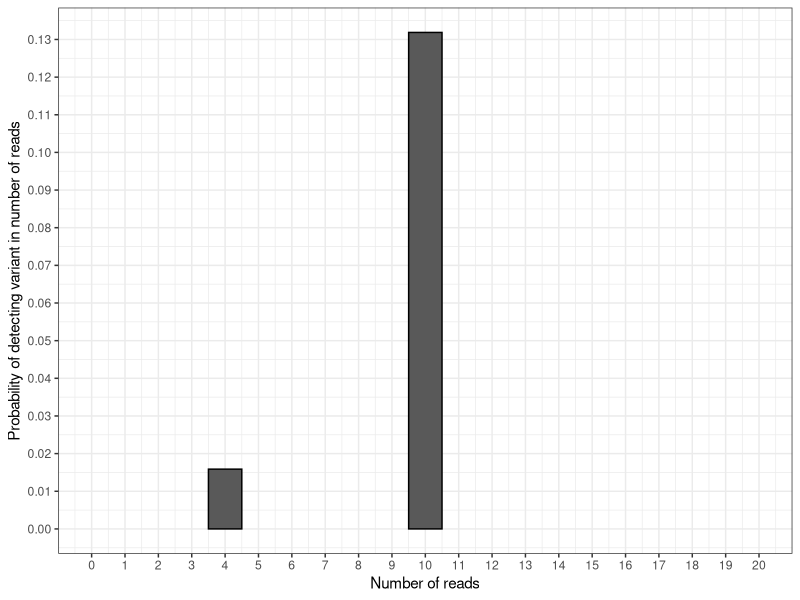
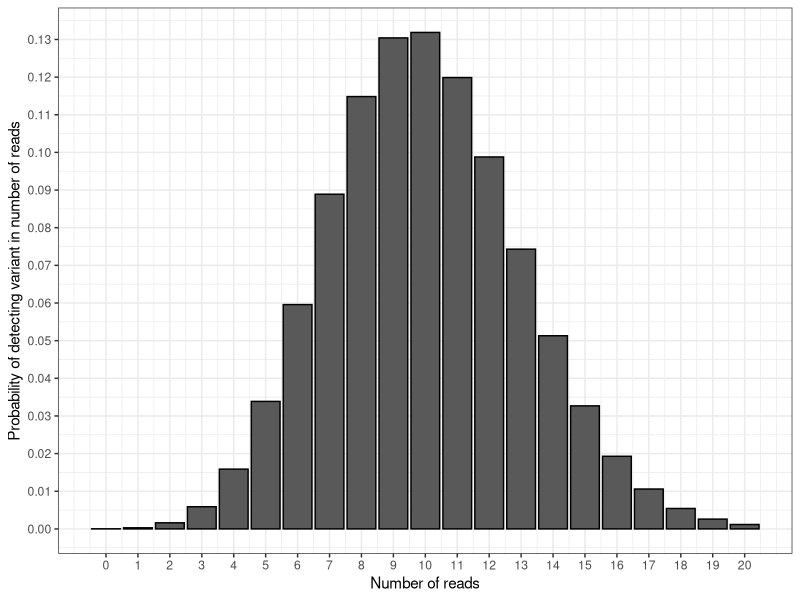
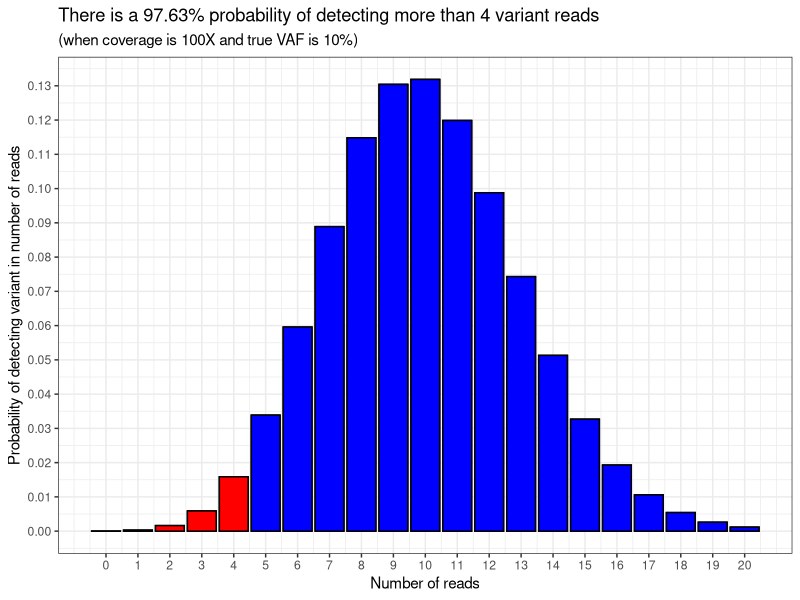
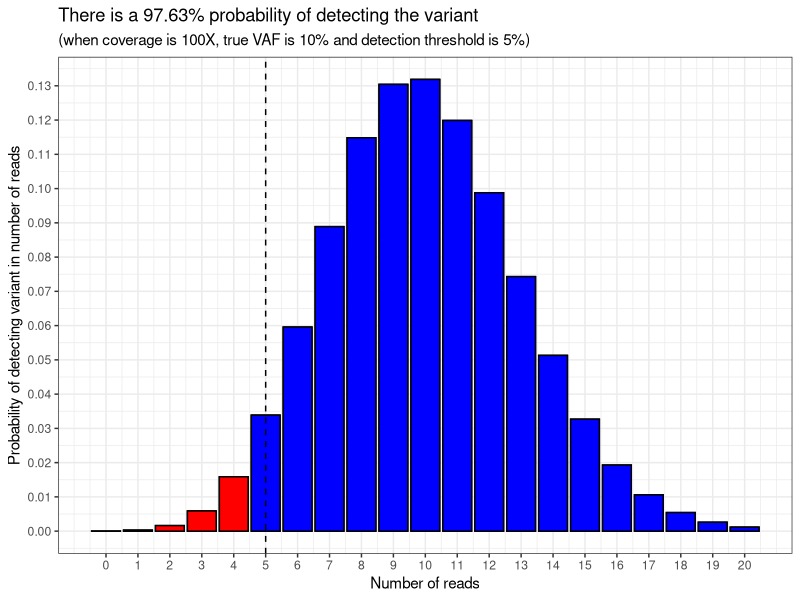
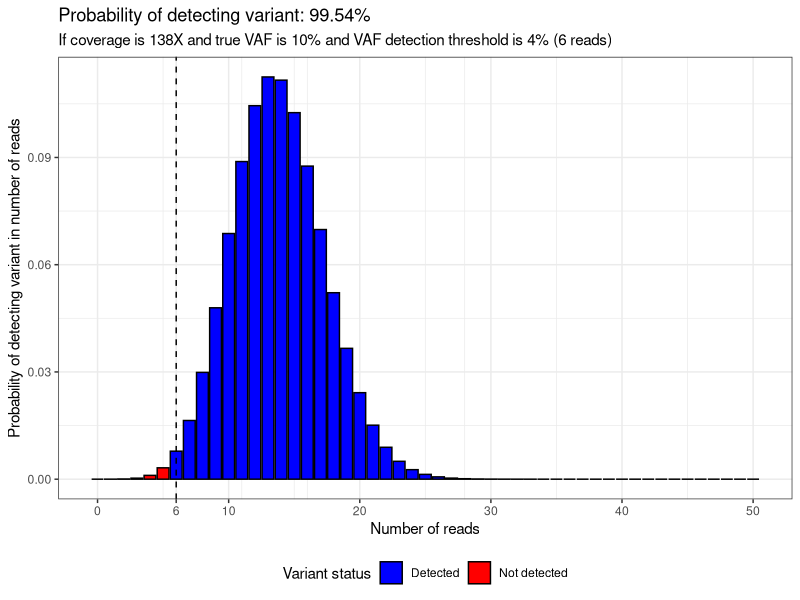
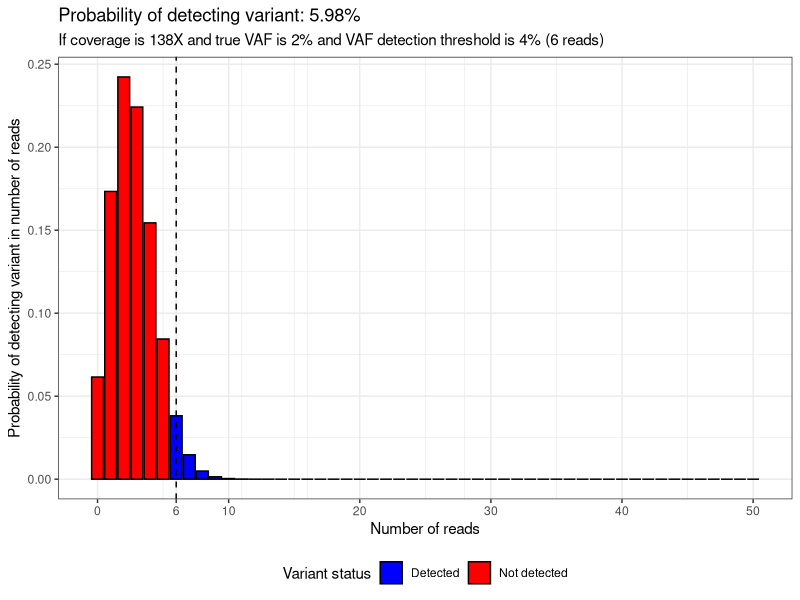
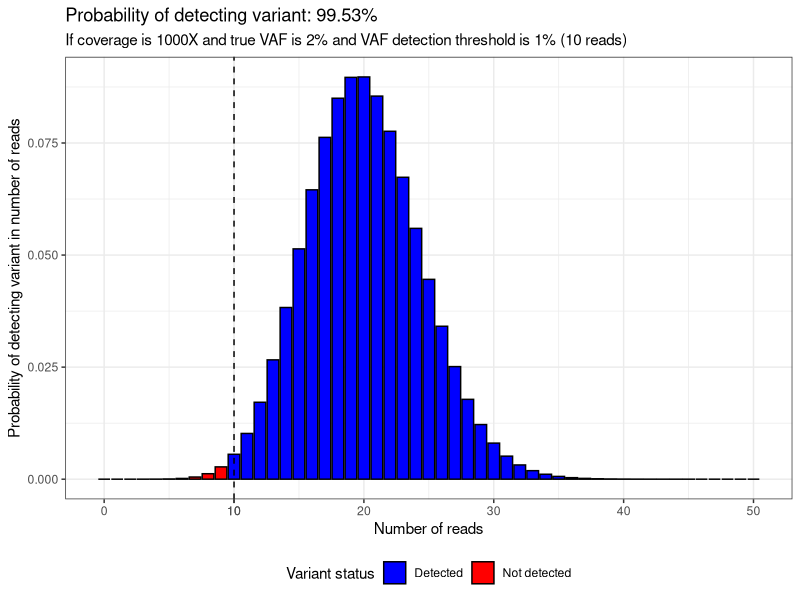

These charts were generated, in order, by the following R code:
## ---- chunk 1
#| label: dbinom-example-10
#| include: TRUE

dbinom(10, 100, 0.1)

## ---- chunk 2
#| label: dbinom-example-4
#| include: TRUE

dbinom(4, 100, 0.1)

## ---- chunk 3
#| include: TRUE
#| message: FALSE
#| warning: FALSE

library(tidyverse)

df_data_for_plot <- data.frame(
    n_reads = c(10, 4)) |> 
    mutate(y_prob = dbinom(x = n_reads, 
                           size = 100, 
                           prob = 0.1))

plot_prob_col <- ggplot(df_data_for_plot, aes(x = n_reads, y = y_prob)) +
    geom_col(colour = "black", width = 1) +
    theme_bw() +
  labs(x = "Number of reads",
       y = "Probability of detecting variant in number of reads") +
  scale_y_continuous(breaks = seq(0, 0.15, by = 0.01)) +
  scale_x_continuous(breaks = seq(0, 20, by = 1),
                     limits = c(0, 20))

plot_prob_col

## ---- chunk 4
#| include: TRUE

df_new_data_for_plot <- data.frame(
    n_reads = seq(0, 20)) |> 
    mutate(y_prob = dbinom(x = n_reads, 
                           size = 100, 
                           prob = 0.1))

plot_prob_density <- ggplot(df_new_data_for_plot, aes(x = n_reads, y = y_prob)) +
    geom_col(colour = "black") +
    theme_bw() +
  labs(x = "Number of reads",
       y = "Probability of detecting variant in number of reads") +
  scale_y_continuous(breaks = seq(0, 0.15, by = 0.01)) +
  scale_x_continuous(breaks = seq(0, 20, by = 1))

plot_prob_density

## ---- chunk 5
#| label: pbinom-example-4
#| include: TRUE

pbinom(4, 100, 0.1)

## ---- chunk 6
#| include: TRUE

plot_prob_density_colour <- plot_prob_density +
  geom_col(data = df_new_data_for_plot |> 
             filter(n_reads <= 4),
           colour = "black", fill = "red") +
  geom_col(data = df_new_data_for_plot |> 
             filter(n_reads > 4),
           colour = "black", fill = "blue") 

plot_prob_density_colour +
  labs(title = paste0("There is a ", 
                      round((1-pbinom(4, 100, 0.1))*100, 2),
                      "% probability of detecting more than 4 variant reads"),
       subtitle = "(when coverage is 100X and true VAF is 10%)")

## ---- chunk 7
#| include: TRUE

plot_prob_density_colour +
  labs(title = paste0("There is a ", 
                      round((1-pbinom(4, 100, 0.1))*100, 2),
                      "% probability of detecting the variant"),
       subtitle = "(when coverage is 100X, true VAF is 10% and detection threshold is 5%)") +
  geom_vline(xintercept = 5, linetype = "dashed")

## ---- chunk 8
#| include: TRUE

plot_read_distribution <- function(x_max = 50, coverage, vaf,
                                   calling_threshold) {
  
  number_of_reads_needed_to_call <- round(coverage*(calling_threshold/100), 0)
  
  number_of_reads_which_wont_call <- number_of_reads_needed_to_call-1
  
  probability_of_not_calling_variant <- pbinom(q = number_of_reads_which_wont_call,
                       size = coverage,
                       prob = vaf/100)
  
  probability_of_calling_variant <- 1-probability_of_not_calling_variant
  
  df_data_for_plot <- data.frame(
    n_reads = seq(0, x_max)) |> 
    mutate(y_prob = dbinom(x = n_reads, 
                           size = coverage, 
                           prob = vaf/100),
           status = case_when(
             n_reads >= number_of_reads_needed_to_call ~"Detected",
             n_reads < number_of_reads_needed_to_call ~"Not detected"))
  
  plot <- ggplot(df_data_for_plot, aes(x = n_reads, y = y_prob)) +
    geom_col(aes(fill = status), colour = "black") +
    scale_fill_manual(values = c("blue", "red")) +
    geom_vline(xintercept = number_of_reads_needed_to_call, 
               linetype = "dashed") +
    theme_bw() +
    theme(legend.position = "bottom") +
    scale_x_continuous(breaks = c(seq(0, x_max, by = 10),
                                  number_of_reads_needed_to_call)) +
    labs(x = "Number of reads",
         y = "Probability of detecting variant in number of reads",
         subtitle = paste0("If coverage is ", coverage, "X and true VAF is ", 
                           vaf,"% and VAF detection threshold is ",
                        calling_threshold, "% (",
                        number_of_reads_needed_to_call,
                        " reads)"),
         title = paste0("Probability of detecting variant: ",
                           round(probability_of_calling_variant*100, 2), "%") ,
         fill = "Variant status")
  
  return(plot)
  
}

## ---- chunk 9
#| include: TRUE

plot_read_distribution(coverage = 138,
                       vaf = 10,
                       calling_threshold = 4)

## ---- chunk 10
#| include: TRUE

plot_read_distribution(coverage = 138,
                       vaf = 2,
                       calling_threshold = 4)

## ---- chunk 11
#| include: TRUE

plot_read_distribution(coverage = 1000,
                       vaf = 2,
                       calling_threshold = 1)
